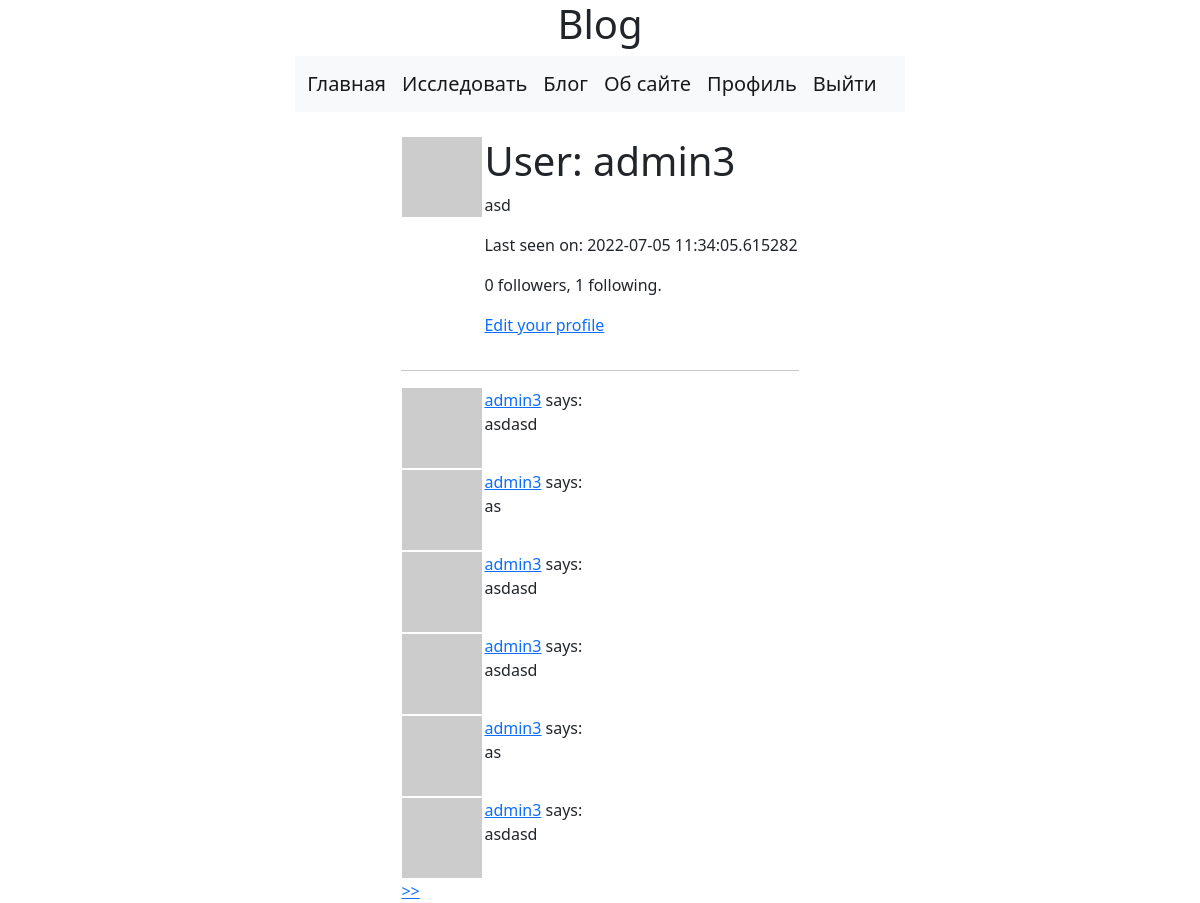
Page /user/admin3 (signed in) on the earlier database version.
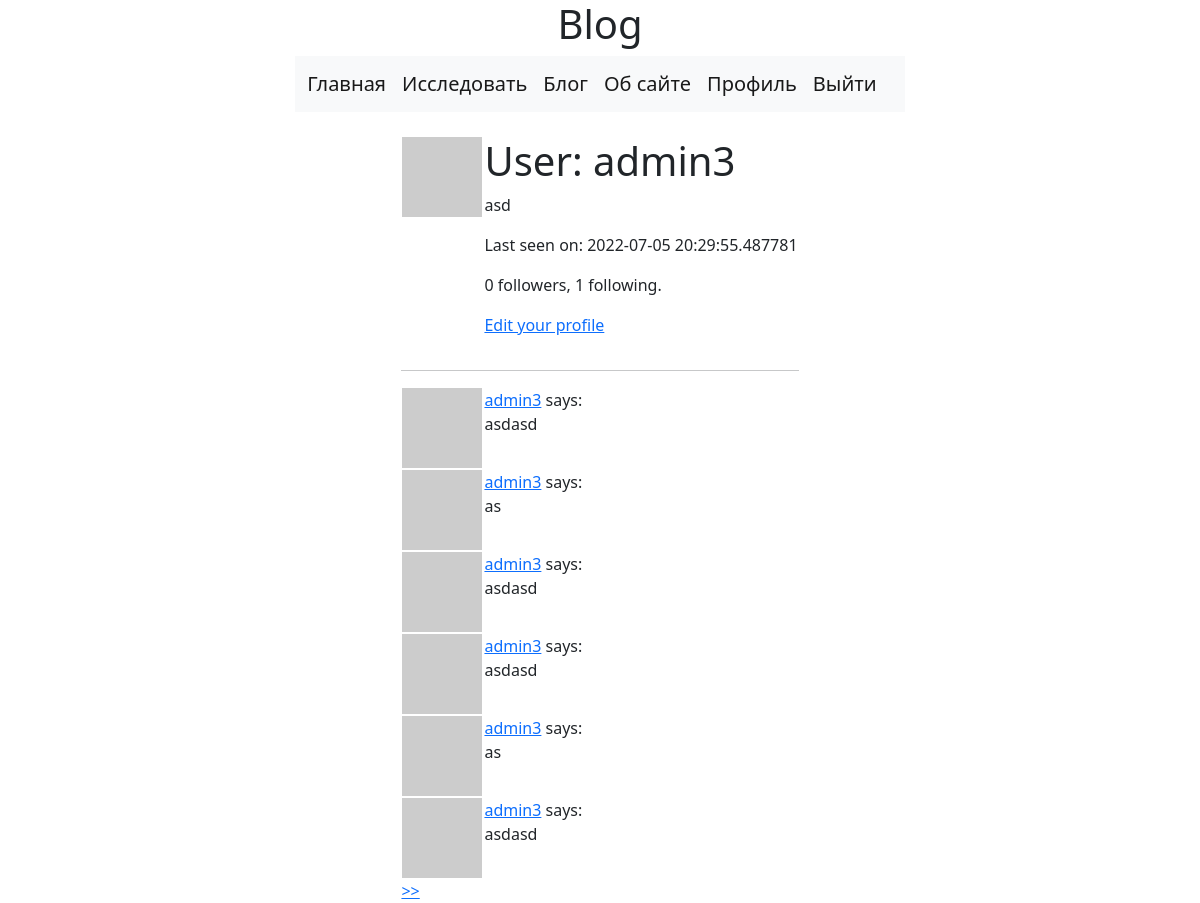
Same page on the later database version.
### app/models.py (models this page shows, shortened)
class User(UserMixin, db.Model):
    id = db.Column(db.Integer, primary_key=True)
    username = db.Column(db.String(64), index=True, unique=True)
    email = db.Column(db.String(120), index=True, unique=True)
    password_hash = db.Column(db.String(128))
    posts = db.relationship('Post', backref='author', lazy='dynamic')
    about_me = db.Column(db.String(140))
    last_seen = db.Column(db.DateTime, default=datetime.utcnow)
    followed = db.relationship(
        "User", secondary=followers,
        primaryjoin=(followers.c.follower_id == id),
        secondaryjoin=(followers.c.followed_id == id),
        backref=db.backref('followers', lazy='dynamic'), lazy='dynamic')
    def avatar(self, size):
        digest = md5(self.email.lower().encode('utf-8')).hexdigest()
        return f'https://www.gravatar.com/avatar/{digest}?d=identicon&s={size}'

class Post(db.Model):
    id = db.Column(db.Integer, primary_key=True)
    body = db.Column(db.String(140))
    timestamp = db.Column(db.DateTime, index=True, default=datetime.utcnow)
    user_id = db.Column(db.Integer, db.ForeignKey('user.id'))

### app/routes.py (the view)
@app.route('/user/<username>')
@login_required
def user(username):
    user = User.query.filter_by(username=username).first_or_404()
    page = request.args.get('page', 1, type=int)
    posts = user.posts.order_by(Post.timestamp.desc()).paginate(page, app.config['POSTS_PER_PAGE'], False)
    next_url = url_for('user', username=user.username, page=posts.next_num) \
        if posts.has_next else None
    prev_url = url_for('user', username=user.username, page=posts.prev_num) \
        if posts.has_prev else None
    form = EmptyForm()
    return render_template('user.html', posts=posts.items, user=user, form=form, next_url=next_url, prev_url=prev_url)

### app/models.py (called while the page is built)
@login.user_loader
def load_user(id_user):
    return User.query.get(int(id_user))

### app/routes.py (called while the page is built)
@app.before_request
def before_request():
    if current_user.is_authenticated:
        current_user.last_seen = datetime.utcnow()
        db.session.commit()

### app/templates/user.html (shortened to what this page needs)
{% extends "base.html" %}
{% block content %}
    <table>
        <tr valign="top">
            <td><img src="{{ user.avatar(128) }}"></td>
            <td>
                <h1>User: {{ user.username }}</h1>
                {% if user.about_me %}<p>{{ user.about_me }}</p>{% endif %}
                {% if user.last_seen %}<p>Last seen on: {{ user.last_seen }}</p>{% endif %}
                <p>{{ user.followers.count() }} followers, {{ user.followed.count() }} following.</p>
                {% if user == current_user %}
                <p><a href="{{ url_for('edit_profile') }}">Edit your profile</a></p>
                {% endif %}
            </td>
        </tr>
    </table>
    <hr>
    {% for post in posts %}
        {% include '_post.html' %}
    {% endfor %}
    {% for post in posts %}
        {% include '_post.html' %}
    {% endfor %}
    {% if next_url %}
    <a href="{{ next_url }}"> >> </a>
    {% endif %}
{% endblock %}

### app/templates/base.html (shortened to what this page needs)
<!doctype html>
<html lang="en">
  <head>
      <link href="https://cdn.jsdelivr.net/npm/bootstrap@5.2.0-beta1/dist/css/bootstrap.min.css" rel="stylesheet">
  </head>
  <body>
<div class="container">
  <div class="row justify-content-md-center">
    <div class="col col-lg-2">
    </div>
    <div class="col-md-auto">
    <h1> Blog </h1>
    </div>
    <div class="col col-lg-2">
    </div>
  </div>
      <div class="row justify-content-md-center">
    <div class="col col-lg-2">
    </div>
    <div class="col-md-auto">
        <nav class="navbar bg-light">
          <div class="container-fluid">
            <a class="navbar-brand" href="{{ url_for('main') }}">Главная</a>
            <a class="navbar-brand" href="{{ url_for('explore') }}">Исследовать</a>
            <a class="navbar-brand" href="{{ url_for('blog') }}">Блог</a>
            <a class="navbar-brand" href="{{ url_for('about') }}">Об сайте</a>
                {% if current_user.is_anonymous %}
                <a class="navbar-brand" href="{{ url_for('login') }}">Войти</a>
              {% else %}
                <a class="navbar-brand" href="{{ url_for('user', username=current_user.username) }}">Профиль</a>
                <a class="navbar-brand" href="{{ url_for('logout') }}">Выйти</a>
                {% endif %}
          </div>
        </nav>
    </div>
    <div class="col col-lg-2">
    </div>
  </div>
      <div class="row justify-content-md-center">
    <div class="col col-lg-2">
    </div>
    <div class="col-md-auto">
        <div class="post-content">
            <br>
                {% block content %}{% endblock %}
        </div>
    </div>
    <div class="col col-lg-2">
    </div>
  </div>
</div>
  </body>
</html>

### app/templates/_post.html
<table>
    <tr valign="top">
        <td><img src="{{ post.author.avatar(36) }}"></td>
        <td><a href="{{ url_for('user', username=post.author.username) }}">
            {{ post.author.username }}</a>
            says:
            <br>{{ post.body }}</td>
    </tr>
</table>

Differences in the rows shown:
changed User "admin3": last_seen "2022-07-05 11:34:05.615282" → "2022-07-05 20:29:55.487781"
